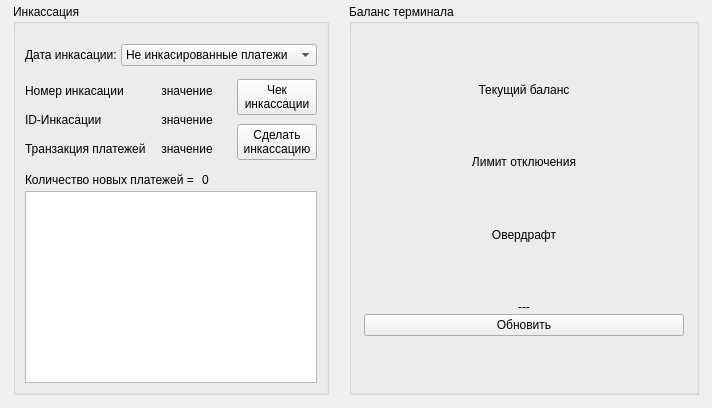
        <widget class="QWidget" name="tab">
         <attribute name="icon">
          <iconset resource="../../ekiosk.qrc">
           <normaloff>:/assets/icons/reg_14.png</normaloff>:/assets/icons/reg_14.png</iconset>
         </attribute>
         <attribute name="title">
          <string/>
         </attribute>
         <layout class="QVBoxLayout" name="verticalLayout_46">
          <property name="topMargin">
           <number>2</number>
          </property>
          <item>
           <layout class="QHBoxLayout" name="horizontalLayout" stretch="0,0">
            <property name="spacing">
             <number>20</number>
            </property>
            <property name="margin" stdset="0">
             <number>2</number>
            </property>
            <item>
             <widget class="QGroupBox" name="grpBoxAdminIncashment">
              <property name="title">
               <string>Инкассация</string>
              </property>
              <layout class="QVBoxLayout" name="verticalLayout_9">
               <property name="leftMargin">
                <number>9</number>
               </property>
               <property name="topMargin">
                <number>20</number>
               </property>
               <property name="rightMargin">
                <number>9</number>
               </property>
               <property name="bottomMargin">
                <number>9</number>
               </property>
               <item>
                <layout class="QVBoxLayout" name="verticalLayout_7" stretch="0,0,0,100">
                 <property name="spacing">
                  <number>4</number>
                 </property>
                 <property name="margin" stdset="0">
                  <number>0</number>
                 </property>
                 <item>
                  <layout class="QHBoxLayout" name="horizontalLayout_5" stretch="0,10">
                   <item>
                    <widget class="QLabel" name="lblAdminInfoDateIncashment">
                     <property name="text">
                      <string>Дата инкасации:</string>
                     </property>
                    </widget>
                   </item>
                   <item>
                    <widget class="QComboBox" name="cbxAdminTextDateIncashment">
                     <property name="styleSheet">
                      <string notr="true"/>
                     </property>
                     <item>
                      <property name="text">
                       <string>Не инкасированные платежи</string>
                      </property>
                     </item>
                     <item>
                      <property name="text">
                       <string>2011-10-20 12:22:11</string>
                      </property>
                     </item>
                    </widget>
                   </item>
                  </layout>
                 </item>
                 <item>
                  <layout class="QGridLayout" name="gridLayout_2" columnstretch="1,1,0">
                   <property name="leftMargin">
                    <number>0</number>
                   </property>
                   <property name="topMargin">
                    <number>9</number>
                   </property>
                   <property name="rightMargin">
                    <number>0</number>
                   </property>
                   <property name="bottomMargin">
                    <number>9</number>
                   </property>
                   <property name="horizontalSpacing">
                    <number>0</number>
                   </property>
                   <property name="verticalSpacing">
                    <number>6</number>
                   </property>
                   <item row="0" column="0">
                    <widget class="QLabel" name="lblAdminInfoNumberIncashment">
                     <property name="text">
                      <string>Номер инкасации</string>
                     </property>
                     <property name="alignment">
                      <set>Qt::AlignLeading|Qt::AlignLeft|Qt::AlignVCenter</set>
                     </property>
                    </widget>
                   </item>
                   <item row="0" column="1">
                    <widget class="QLabel" name="lblAdminTextNumberIncashment">
                     <property name="text">
                      <string>значение</string>
                     </property>
                     <property name="alignment">
                      <set>Qt::AlignCenter</set>
                     </property>
                    </widget>
                   </item>
                   <item row="1" column="0">
                    <widget class="QLabel" name="lblAdminInfoIdIncashment">
                     <property name="text">
                      <string>ID-Инкасации</string>
                     </property>
                     <property name="alignment">
                      <set>Qt::AlignLeading|Qt::AlignLeft|Qt::AlignVCenter</set>
                     </property>
                    </widget>
                   </item>
                   <item row="1" column="1">
                    <widget class="QLabel" name="lblAdminTextIdIncashment">
                     <property name="text">
                      <string>значение</string>
                     </property>
                     <property name="alignment">
                      <set>Qt::AlignCenter</set>
                     </property>
                    </widget>
                   </item>
                   <item row="2" column="0">
                    <widget class="QLabel" name="lblAdminInfoTranzactionPay">
                     <property name="text">
                      <string>Транзакция платежей</string>
                     </property>
                     <property name="alignment">
                      <set>Qt::AlignLeading|Qt::AlignLeft|Qt::AlignVCenter</set>
                     </property>
                    </widget>
                   </item>
                   <item row="2" column="1">
                    <widget class="QLabel" name="lblAdminTextTranzactionPay">
                     <property name="text">
                      <string>значение</string>
                     </property>
                     <property name="alignment">
                      <set>Qt::AlignCenter</set>
                     </property>
                    </widget>
                   </item>
                   <item row="0" column="2" rowspan="3">
                    <layout class="QVBoxLayout" name="verticalLayout_4">
                     <property name="spacing">
                      <number>9</number>
                     </property>
                     <property name="leftMargin">
                      <number>9</number>
                     </property>
                     <property name="topMargin">
                      <number>0</number>
                     </property>
                     <property name="rightMargin">
                      <number>0</number>
                     </property>
                     <property name="bottomMargin">
                      <number>0</number>
                     </property>
                     <item>
                      <widget class="QPushButton" name="btnAdminCreatePreIncashment">
                       <property name="text">
                        <string>Чек
инкассации</string>
                       </property>
                       <property name="icon">
                        <iconset resource="../../ekiosk.qrc">
                         <normaloff>:/assets/icons/admin_1.png</normaloff>:/assets/icons/admin_1.png</iconset>
                       </property>
                       <property name="iconSize">
                        <size>
                         <width>48</width>
                         <height>48</height>
                        </size>
                       </property>
                      </widget>
                     </item>
                     <item>
                      <widget class="QPushButton" name="btnAdminCreateIncashment">
                       <property name="minimumSize">
                        <size>
                         <width>0</width>
                         <height>0</height>
                        </size>
                       </property>
                       <property name="styleSheet">
                        <string notr="true"/>
                       </property>
                       <property name="text">
                        <string>Сделать
инкассацию</string>
                       </property>
                       <property name="icon">
                        <iconset resource="../../ekiosk.qrc">
                         <normaloff>:/assets/icons/admin_2.png</normaloff>:/assets/icons/admin_2.png</iconset>
                       </property>
                       <property name="iconSize">
                        <size>
                         <width>48</width>
                         <height>48</height>
                        </size>
                       </property>
                      </widget>
                     </item>
                    </layout>
                   </item>
                  </layout>
                 </item>
                 <item>
                  <layout class="QHBoxLayout" name="horizontalLayout_3" stretch="0,1">
                   <item>
                    <widget class="QLabel" name="lblInfoAdminNumberNewPay">
                     <property name="styleSheet">
                      <string notr="true"/>
                     </property>
                     <property name="text">
                      <string>Количество новых платежей = </string>
                     </property>
                    </widget>
                   </item>
                   <item>
                    <widget class="QLabel" name="lblTextAdminNumberNewPay">
                     <property name="styleSheet">
                      <string notr="true"/>
                     </property>
                     <property name="text">
                      <string>0</string>
                     </property>
                    </widget>
                   </item>
                  </layout>
                 </item>
                 <item>
                  <widget class="QTextBrowser" name="textBrowser"/>
                 </item>
                </layout>
               </item>
              </layout>
             </widget>
            </item>
            <item>
             <widget class="QGroupBox" name="grpBoxAdminBalance">
              <property name="minimumSize">
               <size>
                <width>350</width>
                <height>0</height>
               </size>
              </property>
              <property name="maximumSize">
               <size>
                <width>350</width>
                <height>16777215</height>
               </size>
              </property>
              <property name="styleSheet">
               <string notr="true"/>
              </property>
              <property name="title">
               <string>Баланс терминала</string>
              </property>
              <layout class="QVBoxLayout" name="verticalLayout_8" stretch="10">
               <property name="spacing">
                <number>12</number>
               </property>
               <property name="leftMargin">
                <number>12</number>
               </property>
               <property name="topMargin">
                <number>15</number>
               </property>
               <property name="rightMargin">
                <number>12</number>
               </property>
               <property name="bottomMargin">
                <number>12</number>
               </property>
               <item>
                <layout class="QGridLayout" name="gridLayout">
                 <property name="bottomMargin">
                  <number>0</number>
                 </property>
                 <property name="horizontalSpacing">
                  <number>6</number>
                 </property>
                 <property name="verticalSpacing">
                  <number>0</number>
                 </property>
                 <item row="1" column="0">
                  <widget class="QLabel" name="lblAdminInfoCurentBalance">
                   <property name="styleSheet">
                    <string notr="true"/>
                   </property>
                   <property name="text">
                    <string>Текущий баланс</string>
                   </property>
                   <property name="alignment">
                    <set>Qt::AlignCenter</set>
                   </property>
                  </widget>
                 </item>
                 <item row="2" column="0">
                  <widget class="QLabel" name="lblAdminTextCurentBalance">
                   <property name="styleSheet">
                    <string notr="true"/>
                   </property>
                   <property name="text">
                    <string/>
                   </property>
                   <property name="alignment">
                    <set>Qt::AlignCenter</set>
                   </property>
                  </widget>
                 </item>
                 <item row="4" column="0">
                  <widget class="QLabel" name="lblAdminInfoPorocOtclucheniya">
                   <property name="text">
                    <string>Лимит отключения</string>
                   </property>
                   <property name="alignment">
                    <set>Qt::AlignCenter</set>
                   </property>
                  </widget>
                 </item>
                 <item row="5" column="0">
                  <widget class="QLabel" name="lblAdminTextPorocOtclucheniya">
                   <property name="text">
                    <string/>
                   </property>
                   <property name="alignment">
                    <set>Qt::AlignCenter</set>
                   </property>
                  </widget>
                 </item>
                 <item row="7" column="0">
                  <widget class="QLabel" name="lblAdminInfoOverdraft">
                   <property name="text">
                    <string>Овердрафт</string>
                   </property>
                   <property name="alignment">
                    <set>Qt::AlignCenter</set>
                   </property>
                  </widget>
                 </item>
                 <item row="8" column="0">
                  <widget class="QLabel" name="lblAdminTextOverdraft">
                   <property name="text">
                    <string/>
                   </property>
                   <property name="alignment">
                    <set>Qt::AlignCenter</set>
                   </property>
                  </widget>
                 </item>
                 <item row="10" column="0">
                  <layout class="QVBoxLayout" name="verticalLayout">
                   <item>
                    <widget class="QLabel" name="lblAnimateAdminBalance">
                     <property name="text">
                      <string>---</string>
                     </property>
                     <property name="alignment">
                      <set>Qt::AlignCenter</set>
                     </property>
                    </widget>
                   </item>
                   <item>
                    <widget class="QPushButton" name="btnCheckBalance">
                     <property name="minimumSize">
                      <size>
                       <width>0</width>
                       <height>0</height>
                      </size>
                     </property>
                     <property name="styleSheet">
                      <string notr="true"/>
                     </property>
                     <property name="text">
                      <string>Обновить</string>
                     </property>
                     <property name="icon">
                      <iconset resource="../../ekiosk.qrc">
                       <normaloff>:/assets/icons/admin_13.png</normaloff>:/assets/icons/admin_13.png</iconset>
                     </property>
                     <property name="iconSize">
                      <size>
                       <width>48</width>
                       <height>48</height>
                      </size>
                     </property>
                    </widget>
                   </item>
                  </layout>
                 </item>
                 <item row="3" column="0">
                  <spacer name="verticalSpacer_5">
                   <property name="orientation">
                    <enum>Qt::Vertical</enum>
                   </property>
                   <property name="sizeHint" stdset="0">
                    <size>
                     <width>20</width>
                     <height>40</height>
                    </size>
                   </property>
                  </spacer>
                 </item>
                 <item row="6" column="0">
                  <spacer name="verticalSpacer_7">
                   <property name="orientation">
                    <enum>Qt::Vertical</enum>
                   </property>
                   <property name="sizeHint" stdset="0">
                    <size>
                     <width>20</width>
                     <height>40</height>
                    </size>
                   </property>
                  </spacer>
                 </item>
                 <item row="9" column="0">
                  <spacer name="verticalSpacer_8">
                   <property name="orientation">
                    <enum>Qt::Vertical</enum>
                   </property>
                   <property name="sizeHint" stdset="0">
                    <size>
                     <width>20</width>
                     <height>40</height>
                    </size>
                   </property>
                  </spacer>
                 </item>
                 <item row="11" column="0">
                  <spacer name="verticalSpacer_9">
                   <property name="orientation">
                    <enum>Qt::Vertical</enum>
                   </property>
                   <property name="sizeHint" stdset="0">
                    <size>
                     <width>20</width>
                     <height>40</height>
                    </size>
                   </property>
                  </spacer>
                 </item>
                 <item row="0" column="0">
                  <spacer name="verticalSpacer_10">
                   <property name="orientation">
                    <enum>Qt::Vertical</enum>
                   </property>
                   <property name="sizeHint" stdset="0">
                    <size>
                     <width>20</width>
                     <height>40</height>
                    </size>
                   </property>
                  </spacer>
                 </item>
                </layout>
               </item>
              </layout>
             </widget>
            </item>
           </layout>
          </item>
         </layout>
        </widget>
